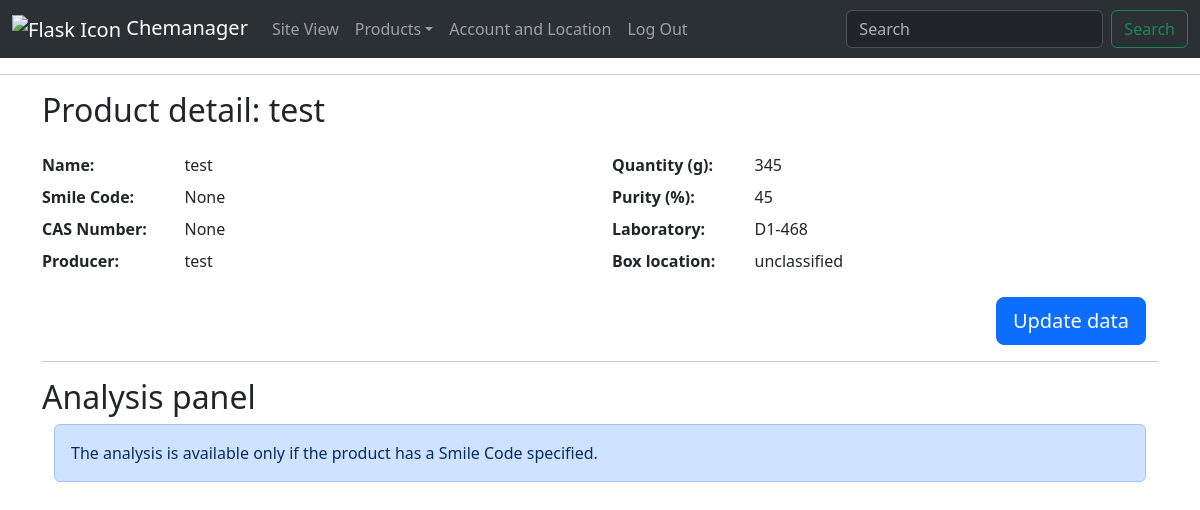
/detail/25 (signed in), run on an earlier commit of the app's database.
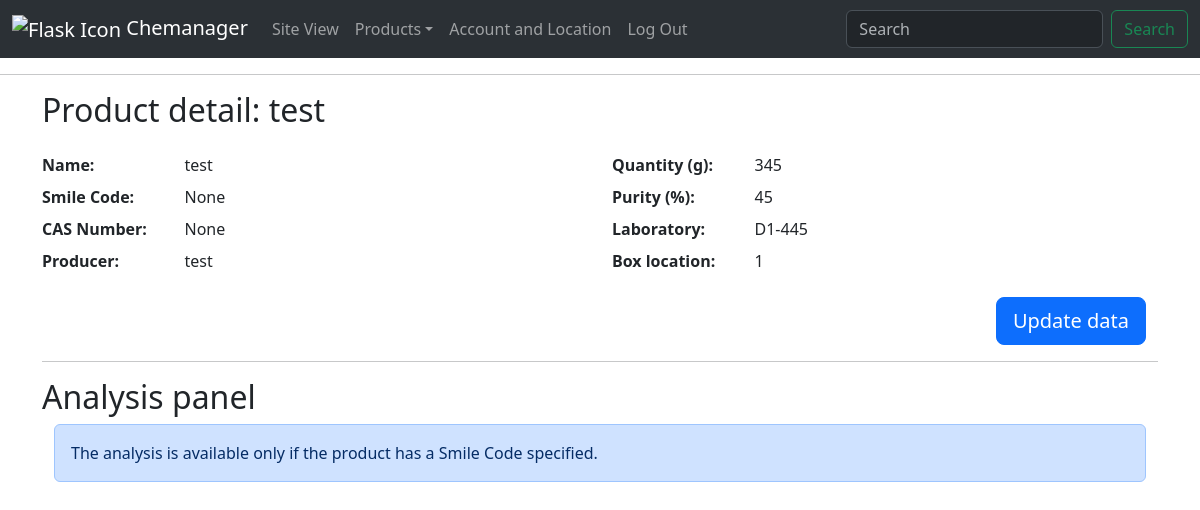
And on a later commit of the database.
### chemanager/models.py (models this page shows, shortened)
class Product(models.Model):
    id = models.AutoField(primary_key=True)
    smile = models.TextField(blank=True, null=True)
    name = models.CharField(max_length=100)
    quantity = models.DecimalField(
        max_digits=10, decimal_places=3, help_text="Quantity available in g"
    )
    purity = models.DecimalField(
        max_digits=4, decimal_places=1, null=True, help_text="in %"
    )
    cas_number = models.CharField(max_length=50, null=True)
    producer = models.CharField(max_length=200, null=True)
    location = models.ForeignKey(
        Box, on_delete=models.SET_NULL, related_name="products", null=True
    )
    creation_date = models.DateTimeField(auto_now_add=True)
    update_date = models.DateTimeField(auto_now=True)
    favorites = models.ManyToManyField(
        User, related_name="favorite_products", blank=True
    )

class Box(models.Model):
    lab = models.ForeignKey(Laboratory, on_delete=models.CASCADE, related_name="boxes")
    box_number = models.CharField(max_length=50)

class Laboratory(models.Model):
    id = models.AutoField(primary_key=True)
    lab_number = models.CharField(max_length=20, unique=True)
    def __str__(self):
        return self.lab_number

### chemanager/views.py (the view)
# urls.py: path("detail/<int:id>", views.detail, name="detail"),
@login_required
def detail(request, id):
    try:
        product = Product.objects.get(id=id)
    except ObjectDoesNotExist:
        messages.error(request, "The product you tried to get does not exist")
        return HttpResponseRedirect(reverse("inventory"))
    quantity = "{:.3f}".format(float(product.quantity)).rstrip("0").rstrip(".")
    purity = (
        "{:.1f}".format(float(product.purity)).rstrip("0").rstrip(".")
        if product.purity
        else 0
    )
    laboratories = Laboratory.objects.all().order_by("lab_number")
    if product.smile:
        smile = product.smile
        mol = Chem.MolFromSmiles(smile)
        mol_weight = round(Descriptors.MolWt(mol), 3)
        logp = round(Descriptors.MolLogP(mol), 3)
        hdonors = Descriptors.NumHDonors(mol)
        hacceptors = Descriptors.NumHAcceptors(mol)
        img = Draw.MolToImage(mol)
        img_buffer = io.BytesIO()
        img.save(img_buffer, format="PNG")
        img_buffer.seek(0)
        img_data = base64.b64encode(img_buffer.getvalue()).decode("utf-8")
    else:
        mol_weight = 0
        logp = 0
        hdonors = 0
        hacceptors = 0
        img_data = 0
    return render(
        request,
        "chemanager/detail.html",
        {
            "product": product,
            "quantity": quantity,
            "purity": purity,
            "laboratories": laboratories,
            "mol_weight": mol_weight,
            "logp": logp,
            "hdonors": hdonors,
            "hacceptors": hacceptors,
            "img": img_data,
        },
    )

### chemanager/templates/chemanager/detail.html (shortened to what this page needs)
{% extends "chemanager/layout.html" %}
{% load static %}
{% block body %}
<div class="container mb-4">
    <h2 class="page-title">Product detail: <span id="productName" data-productid={{ product.id }}>{{ product.name }}</span></h2>
</div>
<div class="container">
    <div class="row align-items-center">
        <div class="col-md-6">
            <dl class="row">
                <dt class="col-3">Name:</dt>
                <dd class="col-9 data-text">{{ product.name }}</dd>
                <dt class="col-3">Smile Code:</dt>
                <dd class="col-9  data-text">{{ product.smile }}</dd>
                <dt class="col-3">CAS Number:</dt>
                <dd class="col-9  data-text">{{ product.cas_number }}</dd>
                <dt class="col-3">Producer:</dt>
                <dd class="col-9  data-text">{{ product.producer }}</dd>
            </dl>
        </div>
        <div class="col-md-6">
            <dl class="row">
                <dt class="col-3">Quantity (g):</dt>
                <dd class="col-9  data-text">{{ quantity }}</dd>
                <dt class="col-3">Purity (%):</dt>
                <dd class="col-9  data-text">{{ purity }}</dd>
                <dt class="col-3">Laboratory:</dt>
                <dd class="col-9  data-text">{{ product.location.lab }}</dd>
                <dt class="col-3">Box location:</dt>
                <dd class="col-9  data-text">{{ product.location.box_number }}</dd>
            </dl>
        </div>
    </div>
    <div class="container text-end mb-3">
        <button class="btn btn-primary btn-lg text-end updateButton">Update data</button>
    </div>
    <hr>
    <h2 class="page-title">Analysis panel</h2>
     {% if not product.smile %}
    <div class="container">
        <div class="alert alert-primary no-product" role="alert">
            The analysis is available only if the product has a Smile Code specified.
        </div>
    </div>
    {% endif %}
</div>
{% endblock %}

### chemanager/templates/chemanager/layout.html (shortened to what this page needs)
{% load static %}
<!DOCTYPE html>
<html lang="en">
    <head>
        <link href="https://cdn.jsdelivr.net/npm/bootstrap@5.3.3/dist/css/bootstrap.min.css" rel="stylesheet">
        <link rel="stylesheet" href="https://cdn.jsdelivr.net/npm/bootstrap-icons@1.11.3/font/bootstrap-icons.min.css">
        <link href="{% static 'chemanager/styles.css' %}" rel="stylesheet">
    </head>
    <body>
        <nav class="navbar navbar-expand-lg bg-body-tertiary border-body" data-bs-theme="dark">
            <div class="container-fluid">
              <a class="navbar-brand" href="{% url 'index' %}">
                <img src="{% static 'chemanager/icons/flask_icon.png' %}" style="width: 30px; height: 30px;" alt="Flask Icon">
                Chemanager</a>
              <div class="collapse navbar-collapse" id="navbarSupportedContent">
                <ul class="navbar-nav me-auto mb-2 mb-lg-0">
                {% if user.is_authenticated %}
                    <li class="nav-item"><a class="nav-link {% if '/' == request.path %} active {% endif %}" href="/">Site View</a></li>
                    <li class="nav-item dropdown">
                        <a class="nav-link dropdown-toggle {% if 'inventory' in request.path or 'watchlist' in request.path %} active {% endif %}" href="#" role="button" data-bs-toggle="dropdown" aria-expanded="false">Products</a>
                    </li>
                    <li class="nav-item"><a class="nav-link {% if 'account' in request.path %} active {% endif %}" href="{% url 'account' %}">Account and Location</a></li>
                    <li class="nav-item"><a class="nav-link" href="{% url 'logout' %}">Log Out</a></li>
                </ul>
                <form class="d-flex" role="search" action="/inventory" method="get">
                  <input class="form-control me-2" type="search" placeholder="Search" aria-label="Search" name="q">
                  <button class="btn btn-outline-success" type="submit">Search</button>
                </form>
                {% else %}
                <li class="nav-item"><a class="nav-link {% if 'login' in request.path %} active {% endif %}" href="{% url 'login' %}">Log In</a></li>
                <li class="nav-item"><a class="nav-link {% if 'egister' in request.path %} active {% endif %}" href="{% url 'register' %}">Register</a></li>
                {% endif %}
              </div>
            </div>
        </nav>
        <hr>
        {% block body %}
        {% endblock %}
    </body>
</html>

What changed in the data, as far as the page shows it:
changed Product "test": location.lab "D1-468" → "D1-445"; location.box_number "unclassified" → "1"
